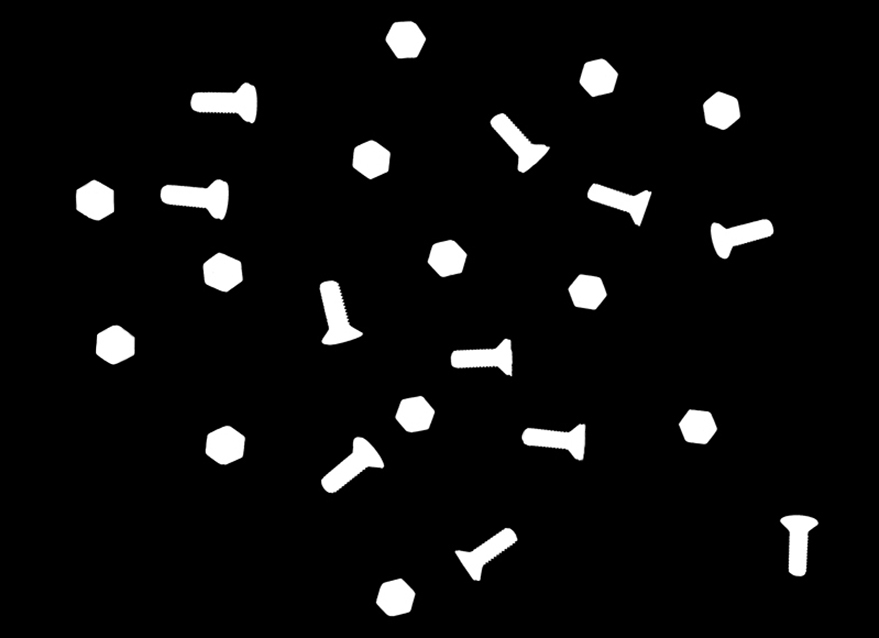
//> input picture Recursos/69 Kmedias usando las OpenCV/Clasif.jpg, 879 x 638 px
$ ./Kmedias_usando_las_OpenCV   (built with g++ and OpenCV 4)
//> lines starting //> are read from the running program, lines starting //| are printed output that depends on the picture; after the words box and inside, x2 and y2 are one past the last pixel; in counts of white or black regions, pixels touching at a corner belong together

#include "stdafx.h"
#include <opencv2/core/core.hpp>
#include <opencv2/highgui/highgui.hpp>
#include "opencv2/imgproc/imgproc.hpp"
#include <opencv2/ml/ml.hpp>
#include <iostream>
#include <vector>

//----------------------Clasificación no supervisada

using namespace cv;
using namespace std;

int main()
{
	Mat imagen, imagen_bin, imagen_color;
	vector<vector<Point> > contours;

	int i = 0, clase, k = 0;
	double perimetro, area;

	imagen = imread("Clasif.jpg", 1);
//> imagen is the input picture: 638 rows x 879 cols, CV_8UC3; min 0, max 255, mean 13.2

	// creación de imatrices para almacenar la imformación
	//Mat	test_data(2, 3, CV_32F);

	imagen_bin = Mat(imagen.size(), 8, 1);
	cvtColor(imagen, imagen, CV_BGR2GRAY);
//> imagen: 638 rows x 879 cols, CV_8UC1
	threshold(imagen, imagen_bin, 128, 255, CV_THRESH_BINARY);
//> imagen_bin: 638 rows x 879 cols, CV_8UC1; 5.2% white; 24 white regions

	imagen_color = Mat(imagen.size(), CV_8UC1, 3);
	cvtColor(imagen, imagen_color, CV_GRAY2BGR);
	imshow("Ventana", imagen_color);

	findContours(imagen_bin, contours, CV_RETR_LIST, CV_CHAIN_APPROX_NONE);
//> contours = 24 contours; largest, box (x1, y1, x2, y2) and area: (161, 179, 229, 220) 1514, (191, 83, 257, 123) 1482, (321, 437, 384, 493) 1383, (320, 281, 363, 345) 1354, (490, 113, 550, 173) 1256

	cout << endl << "El numero total de piezas a clasificar es: " << contours.size() << endl;
//| El numero total de piezas a clasificar es: 24

	int clusterCount = 2;
	Mat labels;
	int attempts = 1;
	Mat centers;

	Mat	test_data(10, 2, CV_32F);
	for (size_t idx = 0; idx < 10; idx++) // 10 primeros contornos para búsqueda automática del centroide de cada clase
	{
		area = contourArea(contours[idx], false);
		perimetro = arcLength(contours[idx], 1);

		test_data.at<float>(idx, 0) = perimetro;
		test_data.at<float>(idx, 1) = area;

		cout << "Perimetro: [" << idx << "] " << perimetro << "   Area: [" << idx << "] " << area << endl;

		cvtColor(imagen, imagen_color, CV_GRAY2BGR);
		Scalar color_verde(0, 255, 0);
		drawContours(imagen_color, contours, idx, color_verde, 2);
		imshow("Ventana", imagen_color);
		waitKey(0);
	}
//> this loop made 10 passes
//> (area, perimetro) on passes 1 to 10: (1021, 122.2), (1156.5, 188.1), (1190.5, 176), (1383, 189.1), (1098, 127.4), (1180.5, 185.6), (929.5, 118), (995, 122.2), (1164, 184.2), (1100, 126.2)
//| Perimetro: [0] 122.225   Area: [0] 1021
//| Perimetro: [1] 188.066   Area: [1] 1156.5
//| Perimetro: [2] 175.983   Area: [2] 1190.5
//| Perimetro: [3] 189.137   Area: [3] 1383
//| Perimetro: [4] 127.397   Area: [4] 1098
//| Perimetro: [5] 185.64   Area: [5] 1180.5
//| Perimetro: [6] 117.983   Area: [6] 929.5
//| Perimetro: [7] 122.225   Area: [7] 995
//> (output is shown up to pass 8 of 10)
//> pass 2, `imshow("Ventana", imagen_color);`:
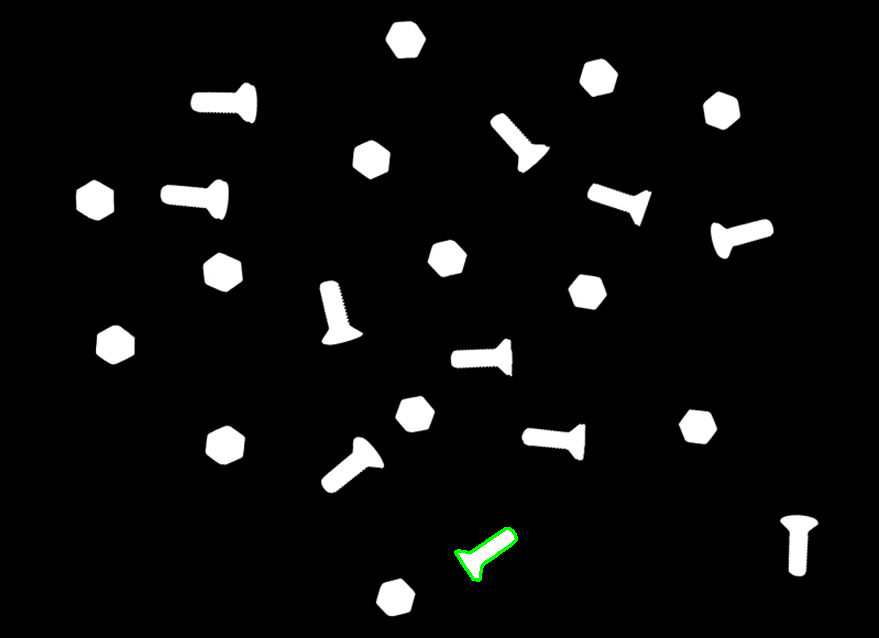
//> window 'Ventana': 638 rows x 879 cols, CV_8UC3; mean B, G, R 13.1, 13.3, 13.1
//> after the loop:
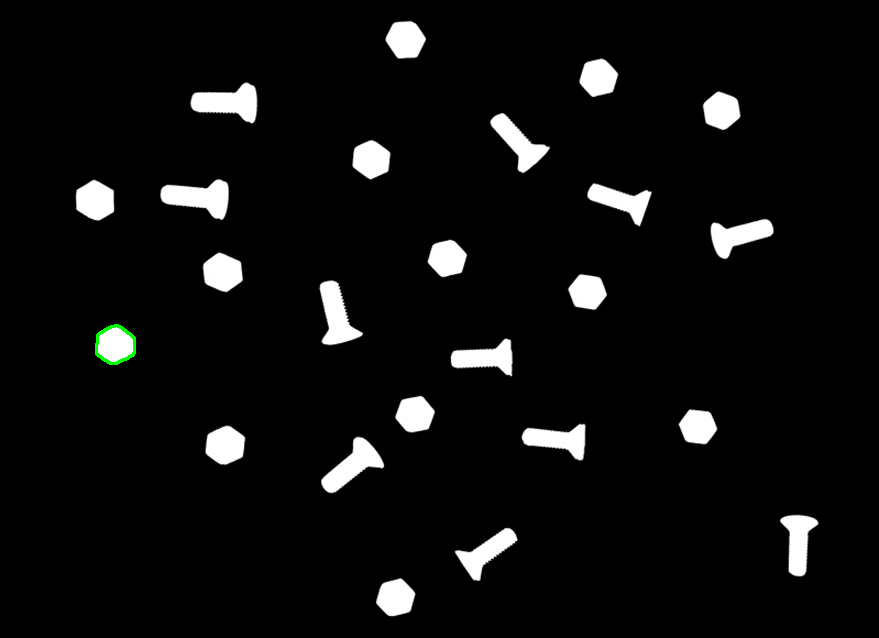
//> imagen_color: 638 rows x 879 cols, CV_8UC3; 0.07% of pixels changed, all inside (x1, y1, x2, y2) = (95, 324, 136, 365)

 	kmeans(test_data, clusterCount, labels, TermCriteria(CV_TERMCRIT_ITER | CV_TERMCRIT_EPS, 10, 1.0), attempts, KMEANS_RANDOM_CENTERS, centers);
//> labels = [1, 0, 0, 0, 1, 0, 1, 1, 0, 1]; centers = [[184.6, 1214.9], [123.2, 1028.7]]
	cout << labels << endl<<centers<<endl;
//| [1;
//|  0;
//|  0;
//|  0;
//|  1;
//|  0;
//|  1;
//|  1;
//|  0;
//|  1]
//| [184.61017, 1214.9;
//|  123.21118, 1028.7001]
	cout << "Cluster [" << labels.at<int>(0) << "] is: Tornillo with center: (" << centers.at< float>(0, 0) << ", " << centers.at< float>(0, 1) << ")" << endl;
//| Cluster [1] is: Tornillo with center: (184.61, 1214.9)
	cout << "Cluster [" << labels.at<int>(1) << "] is: Tuerca with center: (" << centers.at< float>(1, 0) << ", " << centers.at< float>(1, 1) << ")" << endl << endl;
//| Cluster [0] is: Tuerca with center: (123.211, 1028.7)

	waitKey(0);

	for (size_t idx = 10; idx < contours.size(); idx++) // Clasificación de los 14 contornos restantes de la imagen
	{
		cvtColor(imagen, imagen_color, CV_GRAY2BGR);
		Scalar color_rojo(0, 0, 255);
		drawContours(imagen_color, contours, idx, color_rojo, 2);
		float d0 = 0, d1 = 0;

		d0 = sqrt((pow((arcLength(contours[idx], 1) - centers.at< float>(0, 0)), 2)) + (pow((contourArea(contours[idx], false) - centers.at< float>(0, 1)), 2)));
		d1 = sqrt((pow((arcLength(contours[idx], 1) - centers.at< float>(1, 0)), 2)) + (pow((contourArea(contours[idx], false) - centers.at< float>(1, 1)), 2)));

		cout << "La destancia desde el objeto al cluster[0] es: " << d0 << endl;
		cout << "La destancia desde el objeto al cluster[1] es: " << d1 << endl;

		imshow("Ventana", imagen_color);

		if (d1 < d0)
			cout << "La pieza resaltada es un Tuerca" << endl;
		else
			cout << "La pieza resaltada es un Tornillo " << endl << endl;

		waitKey(0);
	}
//> this loop made 14 passes
//> (d0, d1) on passes 1 to 12: (140.2, 334.7), (277.1, 83.28), (131.6, 67.49), (225.1, 29.78), (39.16, 232.9), (93.4, 111.1), (101.7, 101.4), (299.2, 490.1), (195.7, 0.353), (41.65, 236.5), (233, 37.82), (267.8, 459.6)
//| La destancia desde el objeto al cluster[0] es: 140.204
//| La destancia desde el objeto al cluster[1] es: 334.745
//| La pieza resaltada es un Tornillo
//| La destancia desde el objeto al cluster[0] es: 277.124
//> (the first 4 of 24 printed lines)
//> (output is shown up to pass 8 of 14)
//> pass 1, `imshow("Ventana", imagen_color);`:
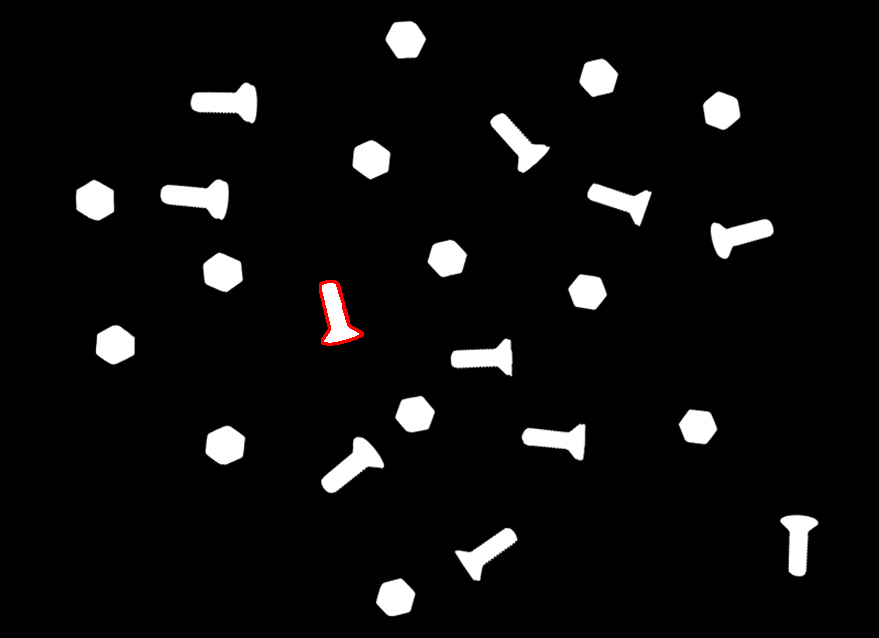
//> window 'Ventana': 638 rows x 879 cols, CV_8UC3; mean B, G, R 13, 13, 13.3
//> after the loop:
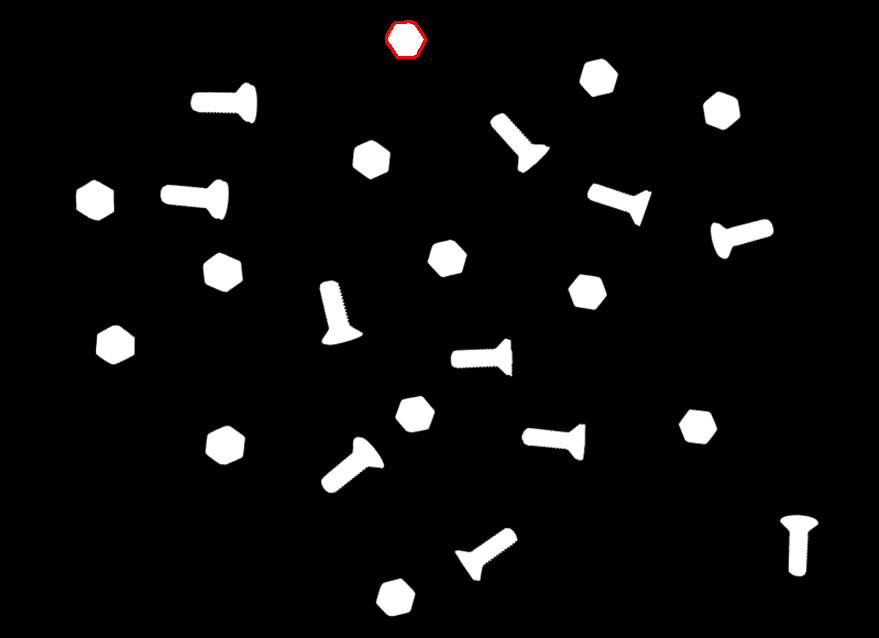
//> imagen_color: 638 rows x 879 cols, CV_8UC3; 0.15% of pixels changed, all inside (x1, y1, x2, y2) = (95, 20, 427, 365)
	return 0;
}
